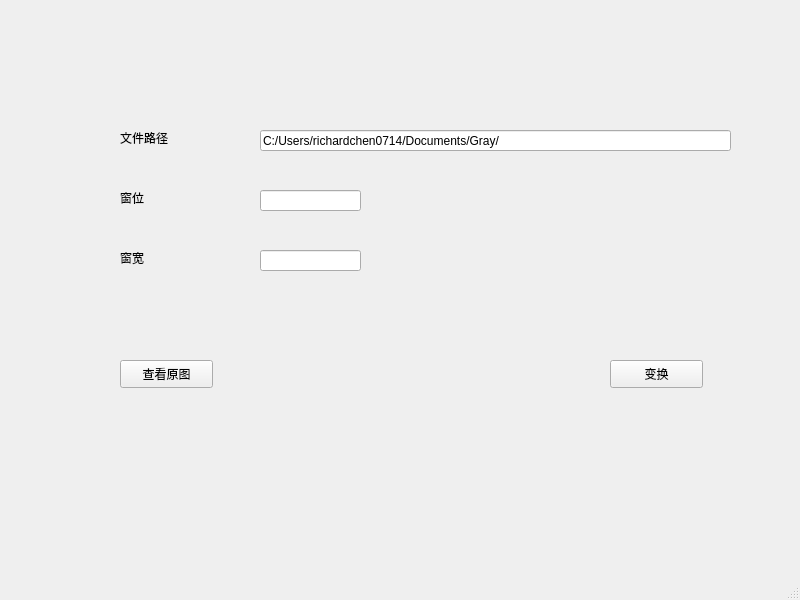
<?xml version="1.0" encoding="UTF-8"?>
<ui version="4.0">
 <class>MainWindow</class>
 <widget class="QMainWindow" name="MainWindow">
  <property name="geometry">
   <rect>
    <x>0</x>
    <y>0</y>
    <width>800</width>
    <height>600</height>
   </rect>
  </property>
  <property name="windowTitle">
   <string>MainWindow</string>
  </property>
  <widget class="QWidget" name="centralwidget">
   <widget class="QPushButton" name="ViewButton">
    <property name="geometry">
     <rect>
      <x>120</x>
      <y>360</y>
      <width>93</width>
      <height>28</height>
     </rect>
    </property>
    <property name="text">
     <string>查看原图</string>
    </property>
   </widget>
   <widget class="QPushButton" name="TransferButton">
    <property name="geometry">
     <rect>
      <x>610</x>
      <y>360</y>
      <width>93</width>
      <height>28</height>
     </rect>
    </property>
    <property name="text">
     <string>变换</string>
    </property>
   </widget>
   <widget class="QLineEdit" name="PathEdit">
    <property name="geometry">
     <rect>
      <x>260</x>
      <y>130</y>
      <width>471</width>
      <height>21</height>
     </rect>
    </property>
    <property name="text">
     <string>C:/Users/richardchen0714/Documents/Gray/</string>
    </property>
   </widget>
   <widget class="QLabel" name="Path">
    <property name="geometry">
     <rect>
      <x>120</x>
      <y>130</y>
      <width>81</width>
      <height>16</height>
     </rect>
    </property>
    <property name="text">
     <string>文件路径</string>
    </property>
   </widget>
   <widget class="QLineEdit" name="CenterEdit">
    <property name="geometry">
     <rect>
      <x>260</x>
      <y>190</y>
      <width>101</width>
      <height>21</height>
     </rect>
    </property>
   </widget>
   <widget class="QLabel" name="Center">
    <property name="geometry">
     <rect>
      <x>120</x>
      <y>190</y>
      <width>72</width>
      <height>15</height>
     </rect>
    </property>
    <property name="text">
     <string>窗位</string>
    </property>
   </widget>
   <widget class="QLabel" name="Width">
    <property name="geometry">
     <rect>
      <x>120</x>
      <y>250</y>
      <width>72</width>
      <height>15</height>
     </rect>
    </property>
    <property name="text">
     <string>窗宽</string>
    </property>
   </widget>
   <widget class="QLineEdit" name="WidthEdit">
    <property name="geometry">
     <rect>
      <x>260</x>
      <y>250</y>
      <width>101</width>
      <height>21</height>
     </rect>
    </property>
   </widget>
  </widget>
  <widget class="QMenuBar" name="menubar">
   <property name="geometry">
    <rect>
     <x>0</x>
     <y>0</y>
     <width>800</width>
     <height>26</height>
    </rect>
   </property>
  </widget>
  <widget class="QStatusBar" name="statusbar"/>
 </widget>
 <resources/>
 <connections/>
</ui>
